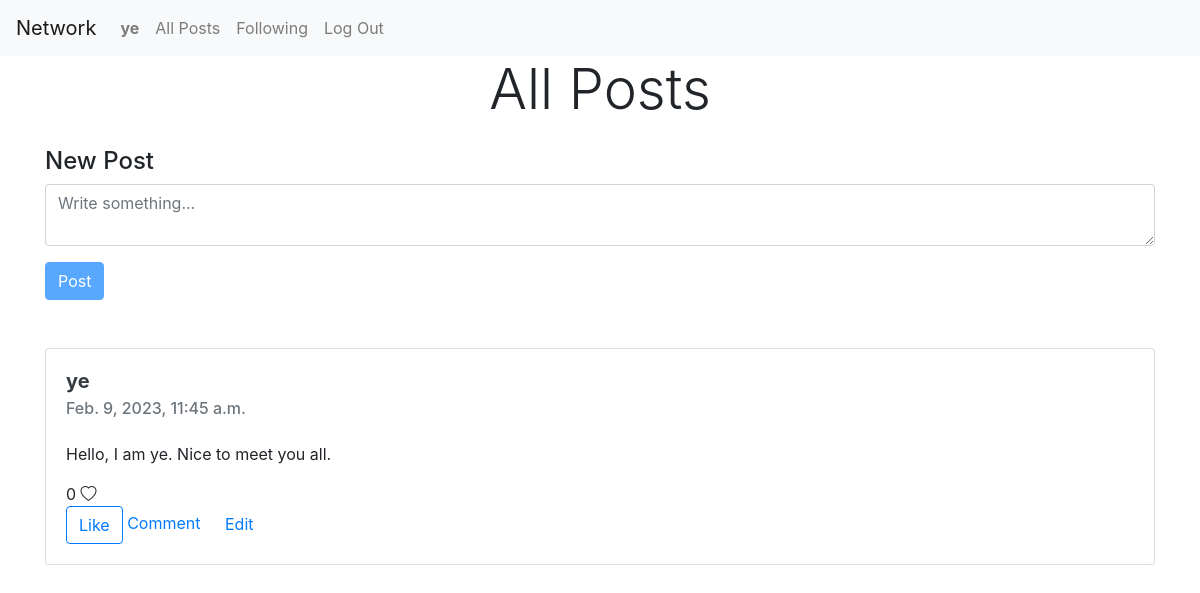
Page / (signed in) on the earlier database version.
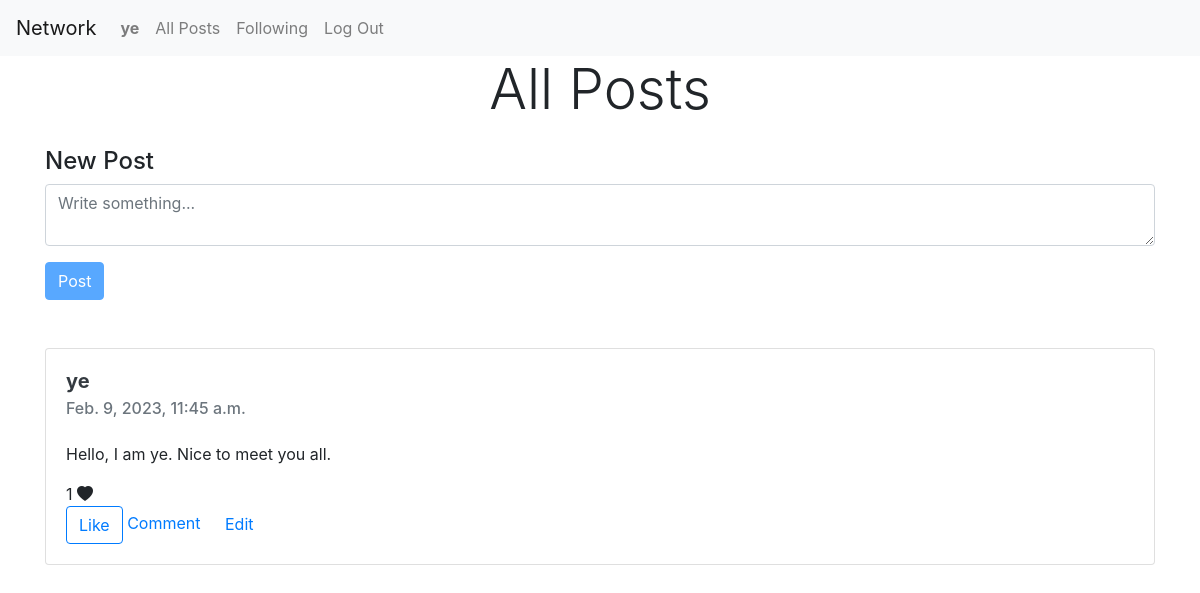
Same page on the later database version.
### network/models.py (models this page shows, shortened)
class Post(models.Model):
    user = models.CharField(max_length=100)
    content = models.TextField()
    created_at = models.DateTimeField(default=datetime.now)
    likes = models.IntegerField(default=0)
    class Meta:
        ordering = ['-id']

class LikePost(models.Model):
    post_id = models.IntegerField()
    user = models.CharField(max_length=100)

### network/views.py (the view)
# urls.py: path("", views.index, name="index"),
@login_required(login_url='login')
def index(request):
    posts = Post.objects.all()
    likes = LikePost.objects.all()
    return render(request, "network/index.html",{
        'posts': posts,
        'likes': likes
    })

### network/templates/network/index.html (shortened to what this page needs)
{% extends "network/layout.html" %}
{% load static %}
{% block body %}
    <div class="container-lg">
        <h3 class="display-4 mb-4 text-center">All Posts</h3>
        <form action="/create-post" method="post">
            <div class="form-floating">
                <label for="content" class="h4">New Post</label>
                <textarea name="content" id="content" class="form-control" placeholder="Write something..."></textarea>
            </div>
            <button class="btn btn-primary mt-3" id="submit" type="submit" disabled>Post</button>
        </form>
        <div class="row justify-content-center align-items-center my-5">
            <div class="col-12">
                {% for post in posts %}
                <div class="card" style="width: 100%;">
                    <div class="card-body">
                      <h5 class="card-title"><a class="text-dark" href="{% url 'profile_view' post.user %}"><strong>{{post.user}}</strong></a></h5>
                      <h6 class="card-subtitle mb-4 text-muted">{{ post.created_at }}</h6>
                      <p class="card-text">{{ post.content }}</p>
                    {% if user.is_authenticated %}
                        <span id="like_count">{{ post.likes }}</span>
                        {% if likes %}
                         {% for like in likes %}
                         {% if user.username == like.user %}<i id="heart" class="bi bi-heart-fill"></i> {% else %}<i id="heart" class="bi bi-heart"></i>{% endif %}<br>
                        {% endfor %}
                        {% else %}
                        <i id="heart" class="bi bi-heart"></i><br>
                        {% endif %}
                    {% endif %}
                        <button type="button" id="like" class=" btn btn-outline-primary">Like</button>
                        <a href="#" class="card-link">Comment</a>
                        <a href="#" class="card-link">Edit</a>
                    </div>
                </div>
                {% endfor %}
            </div>
        </div>
    </div>
{% endblock %}

Differences in the rows shown:
changed Post "ye": likes "0" → "1"
added LikePost: user "ye" (drawn)
